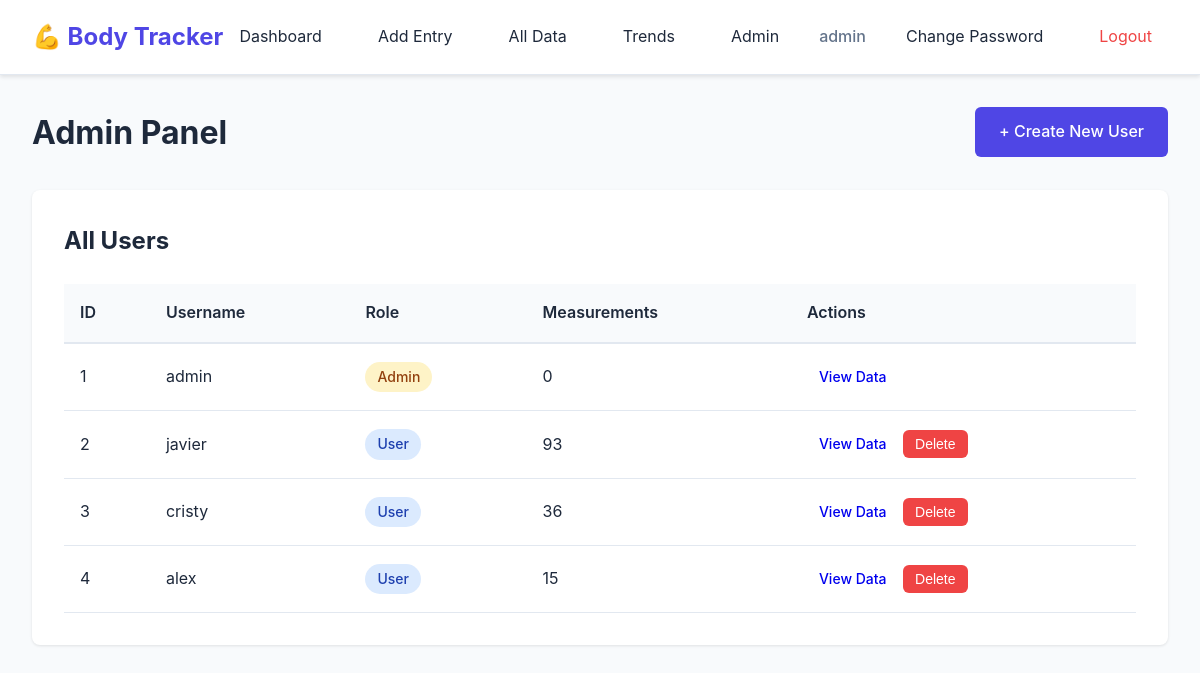
The page /admin (signed in) on the database its author committed.
### app.py (models this page shows, shortened)
class User(db.Model):
    id = db.Column(db.Integer, primary_key=True)
    username = db.Column(db.String(80), unique=True, nullable=False)
    password_hash = db.Column(db.String(200), nullable=False)
    is_admin = db.Column(db.Boolean, default=False)
    benchmark_measurement_id = db.Column(db.Integer, nullable=True)
    measurements = db.relationship('Measurement', backref='user', lazy=True, cascade='all, delete-orphan', foreign_keys='Measurement.user_id')

### app.py (the view)
@app.route('/admin')
@admin_required
def admin_panel():
    users = User.query.all()
    return render_template('admin.html', users=users)

### app.py (called while the page is built)
def admin_required(f):
    @wraps(f)
    def decorated_function(*args, **kwargs):
        if 'user_id' not in session:
            flash('Please log in to access this page.', 'warning')
            return redirect(url_for('login'))
        user = User.query.get(session['user_id'])
        if not user.is_admin:
            flash('Admin access required.', 'danger')
            return redirect(url_for('dashboard'))
        return f(*args, **kwargs)
    return decorated_function

### templates/admin.html (shortened to what this page needs)
{% extends "base.html" %}
{% block content %}
<div class="admin-page">
    <div class="dashboard-header">
        <h1>Admin Panel</h1>
        <a href="{{ url_for('create_user') }}" class="btn btn-primary">+ Create New User</a>
    </div>
    <div class="card">
        <h2>All Users</h2>
        <div class="table-container">
            <table class="data-table">
                <thead>
                    <tr>
                        <th>ID</th>
                        <th>Username</th>
                        <th>Role</th>
                        <th>Measurements</th>
                        <th>Actions</th>
                    </tr>
                </thead>
                <tbody>
                    {% for user in users %}
                    <tr>
                        <td>{{ user.id }}</td>
                        <td>{{ user.username }}</td>
                        <td>
                            {% if user.is_admin %}
                                <span class="badge badge-admin">Admin</span>
                            {% else %}
                                <span class="badge badge-user">User</span>
                            {% endif %}
                        </td>
                        <td>{{ user.measurements|length }}</td>
                        <td>
                            <a href="{{ url_for('view_user', user_id=user.id) }}" class="btn btn-small">View Data</a>
                            {% if user.id != session.user_id %}
                            <form method="POST" action="{{ url_for('delete_user', user_id=user.id) }}" style="display: inline;" onsubmit="return confirm('Are you sure you want to delete {{ user.username }}? All their measurements will be permanently deleted.');">
                                <button type="submit" class="btn btn-small btn-danger">Delete</button>
                            </form>
                            {% endif %}
                        </td>
                    </tr>
                    {% endfor %}
                </tbody>
            </table>
        </div>
    </div>
</div>
{% endblock %}

### templates/base.html (shortened to what this page needs)
<!DOCTYPE html>
<html lang="en">
<head>
    <link rel="stylesheet" href="{{ url_for('static', filename='css/style.css') }}?v=20260107e">
</head>
<body>
    <nav class="navbar">
        <div class="nav-container">
            <a href="{{ url_for('dashboard') }}" class="nav-brand">💪 Body Tracker</a>
            <div class="nav-menu">
                {% if session.user_id %}
                    <a href="{{ url_for('dashboard') }}" class="nav-link">Dashboard</a>
                    <a href="{{ url_for('add_measurement') }}" class="nav-link">Add Entry</a>
                    <a href="{{ url_for('all_data') }}" class="nav-link">All Data</a>
                    <a href="{{ url_for('trends') }}" class="nav-link">Trends</a>
                    {% if session.is_admin %}
                        <a href="{{ url_for('admin_panel') }}" class="nav-link">Admin</a>
                    {% endif %}
                    <span class="nav-user">{{ session.username }}</span>
                    <a href="{{ url_for('change_password') }}" class="nav-link">Change Password</a>
                    <a href="{{ url_for('logout') }}" class="nav-link nav-logout">Logout</a>
                {% endif %}
            </div>
        </div>
    </nav>
    <div class="container">
        {% block content %}{% endblock %}
    </div>
</body>
</html>

### static/css/style.css (style rules this page uses)
:root { --primary: #4f46e5; --primary-dark: #4338ca; --secondary: #64748b; --success: #10b981; --danger: #ef4444; --warning: #f59e0b; --info: #3b82f6; --light: #f8fafc; --dark: #1e293b; --border: #e2e8f0; --shadow: rgba(0, 0, 0, 0.1); }
* { margin: 0; padding: 0; box-sizing: border-box; }
body { font-family: -apple-system, BlinkMacSystemFont, 'Segoe UI', Roboto, 'Helvetica Neue', Arial, sans-serif; background-color: var(--light); color: var(--dark); line-height: 1.6; }
.navbar { background-color: white; border-bottom: 1px solid var(--border); padding: 1rem 0; box-shadow: 0 2px 4px var(--shadow); }
.nav-container { max-width: 1200px; margin: 0 auto; padding: 0 2rem; display: flex; justify-content: space-between; align-items: center; }
.nav-brand { font-size: 1.5rem; font-weight: bold; color: var(--primary); text-decoration: none; }
.nav-menu { display: flex; gap: 1.5rem; align-items: center; }
.nav-link { color: var(--dark); text-decoration: none; padding: 0.5rem 1rem; border-radius: 0.375rem; transition: background-color 0.2s; }
.nav-user { color: var(--secondary); font-weight: 500; }
.nav-logout { color: var(--danger); }
.container { max-width: 1200px; margin: 2rem auto; padding: 0 2rem; }
.card { background: white; border-radius: 0.5rem; padding: 2rem; margin-bottom: 2rem; box-shadow: 0 1px 3px var(--shadow); }
.card h2 { margin-bottom: 1.5rem; color: var(--dark); }
.btn { padding: 0.75rem 1.5rem; border: none; border-radius: 0.375rem; font-size: 1rem; font-weight: 500; cursor: pointer; text-decoration: none; display: inline-block; transition: all 0.2s; text-align: center; }
.btn-primary { background-color: var(--primary); color: white; }
.btn-danger { background-color: var(--danger); color: white; }
.btn-small { padding: 0.375rem 0.75rem; font-size: 0.875rem; }
.dashboard-header { display: flex; justify-content: space-between; align-items: center; margin-bottom: 2rem; }
.dashboard-header h1 { color: var(--dark); }
.table-container { overflow-x: auto; }
.data-table { width: 100%; border-collapse: collapse; }
.data-table thead { background-color: var(--light); }
.data-table th { padding: 1rem; text-align: left; font-weight: 600; color: var(--dark); border-bottom: 2px solid var(--border); }
.data-table td { padding: 1rem; border-bottom: 1px solid var(--border); }
.badge { display: inline-block; padding: 0.25rem 0.75rem; border-radius: 9999px; font-size: 0.875rem; font-weight: 500; }
.badge-admin { background-color: #fef3c7; color: #92400e; }
.badge-user { background-color: #dbeafe; color: #1e40af; }

### rows shown on the page
User: username "admin", id "1", is_admin "Admin", measurements|length "0"
User: id "2", username "javier", is_admin "User", measurements|length "93"
User: id "3", username "cristy", is_admin "User", measurements|length "36"
User: id "4", username "alex", is_admin "User", measurements|length "15"
